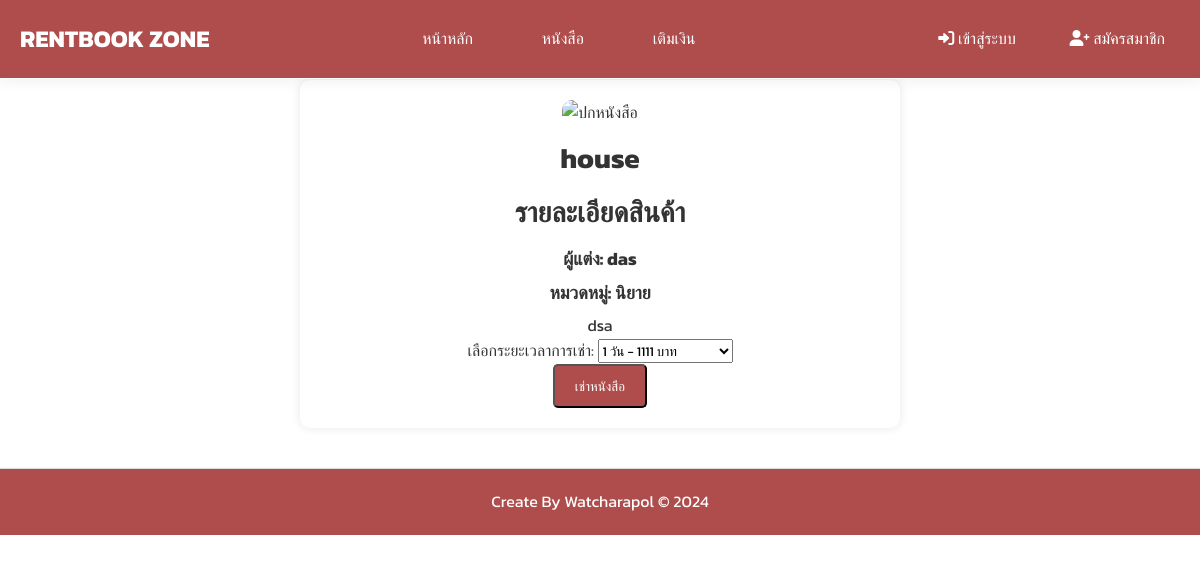
Screenshot of /book_details.php?id=30 with the database file from the repository.
### tables this page shows
CREATE TABLE `books` (
  `id` int(11) NOT NULL,
  `title` varchar(255) NOT NULL,
  `author` varchar(255) DEFAULT NULL,
  `description` text DEFAULT NULL,
  `price` decimal(10,2) NOT NULL,
  `created_at` timestamp NOT NULL DEFAULT current_timestamp(),
  `cover_image` varchar(255) DEFAULT NULL,
  `stock` int(11) DEFAULT 0,
  `category_id` int(11) DEFAULT NULL
);

CREATE TABLE `categories` (
  `id` int(11) NOT NULL,
  `category_name` varchar(255) NOT NULL
);

### book_details.php (the view, shortened to what this page needs)
<?php
include('config.php');
include('notify.php');
$book_id = $_GET['id'];
$stmt = $conn->prepare("SELECT books.*, categories.category_name FROM books
                        LEFT JOIN categories ON books.category_id = categories.id
                        WHERE books.id = ?");
$stmt->bind_param('i', $book_id);
$stmt->execute();
$result = $stmt->get_result();
$book = $result->fetch_assoc();
?>
<!DOCTYPE html>
<html lang="th">
<head>
    <link rel="stylesheet" href="css/style.css">
    <link href="https://cdnjs.cloudflare.com/ajax/libs/font-awesome/6.0.0/css/all.min.css" rel="stylesheet">
</head>
<body>
    <div id="vanta">
    <header>
        <nav class="navbar">
            <div class="logo">
                <h1>RENTBOOK ZONE</h1>
            </div>
            <div class="menu">
                <a href="index.php" class="nav-link">หน้าหลัก</a>
                <a href="book.php" class="nav-link">หนังสือ</a>
                <a href="top_up.php" class="nav-link">เติมเงิน</a>
            </div>
            <div class="user-menu">
                <?php if (isset($_SESSION['username'])): ?>
                    <div class="user-name">
                        <i class="fas fa-user-circle"></i> <i class="fas fa-caret-down"></i>
                    </div>
                    <div class="dropdown">
                        <?php if ($_SESSION['role'] === 'admin'): ?>
                            <a href="backend/admin_dashboard.php"><i class="fas fa-tools"></i> Admin Dashboard</a>
                        <?php endif; ?>
                        <?php
                            $user_id = $_SESSION['user_id'];
                            $stmt = $conn->prepare("SELECT balance FROM users WHERE id = ?");
                            $stmt->bind_param('i', $user_id);
                            $stmt->execute();
                            $stmt->bind_result($balance);
                            $stmt->fetch();
                            $stmt->close();
                        ?>
                        <a href="#"><i class="fas fa-coins"></i> ยอดคงเหลือ: <?= number_format($balance, 2) ?> บาท</a>
                        <a href="user_dashboard.php"><i class="fas fa-user"></i> User Dashboard</a>
                        <a href="logout.php"><i class="fas fa-sign-out-alt"></i> ออกจากระบบ</a>
                    </div>
                <?php else: ?>
                    <a href="login.php" class="login-btn"><i class="fas fa-sign-in-alt"></i> เข้าสู่ระบบ</a>
                    <a href="register.php" class="register-btn"><i class="fas fa-user-plus"></i> สมัครสมาชิก</a>
                <?php endif; ?>
            </div>
        </nav>
    </header>
    <center>
            <div class="book-details">
                <img src="<?= htmlspecialchars($book['cover_image']) ?>" alt="ปกหนังสือ">
                <h1><?= htmlspecialchars($book['title']) ?></h1>
                <h1>รายละเอียดสินค้า</h1>
                <h3>ผู้แต่ง: <?= htmlspecialchars($book['author']) ?></h3>
                <h4>หมวดหมู่: <?= htmlspecialchars($book['category_name']) ?></h4>
                <p><?= nl2br(htmlspecialchars($book['description'])) ?></p>
                <form id="rentForm_<?= $book['id'] ?>" action="rent_book.php" method="POST">
                    <label for="rental_period">เลือกระยะเวลาการเช่า:</label>
                    <select name="rental_period" id="rental_period_<?= $book['id'] ?>">
                        <option value="1">1 วัน - <?= $book['price'] * 1 ?> บาท</option>
                    </select>
                    <br>
                    <button type="submit" class="rent-button">เช่าหนังสือ</button>
                </form>
            </div>
    </center>
    <footer>
        <p>Create By Watcharapol &copy; 2024</p>
    </footer>
</body>
</html>

### css/style.css (style rules this page uses)
:root { --primary-bg-color: #af4c4c; --primary-text-color: white; --secondary-bg-color: #fff; --secondary-text-color: #333; --hover-bg-color: #af4c4c; --btn-bg-color: #af4c4c; --btn-hover-bg-color: #af4c4c; --delete-btn-bg-color: #f44336; --delete-btn-hover-bg-color: #e53935; --toast-bg-color: #af4c4c; }
* { margin: 0; padding: 0; box-sizing: border-box; font-family: "Kanit", sans-serif; }
body { background-color: var(--secondary-bg-color); color: #333; line-height: 1.6; padding-top: 80px; }
header { background-color: var(--primary-bg-color); padding: 20px; border-bottom: 1px solid #ffffff; box-shadow: 0px 4px 12px rgba(0, 0, 0, 0.05); position: fixed; top: 0; left: 0; width: 100%; z-index: 1000; }
.navbar { display: flex; justify-content: space-between; align-items: center; max-width: 1200px; margin: 0 auto; color: var(--primary-text-color); }
.navbar .logo h1 { font-size: 1.5rem; font-weight: bold; }
.navbar .menu a { color: var(--primary-text-color); text-decoration: none; margin-left: 20px; font-size: 1rem; padding: 10px 15px; border-radius: 5px; transition: background-color 0.3s ease; }
.nav-link { color: #fff; text-decoration: none; font-size: 18px; margin: 0 15px; position: relative; transition: color 0.3s ease-in-out; }
.nav-link::after { content: ""; position: absolute; left: 0; bottom: -5px; width: 0; height: 2px; background: #ffee00; transition: width 0.3s ease-in-out; }
.user-menu { position: relative; display: inline-block; }
.login-btn, .register-btn { margin-left: 20px; padding: 8px 15px; background-color: var(--btn-bg-color); color: var(--primary-text-color); border-radius: 5px; text-decoration: none; transition: background-color 0.3s ease; }
.rent-button { display: inline-block; padding: 10px 20px; background-color: var(--btn-bg-color); color: var(--primary-text-color); text-decoration: none; border-radius: 5px; transition: background-color 0.3s ease; }
footer { text-align: center; padding: 20px; background-color: var(--primary-bg-color); color: white; border-top: 1px solid #ddd; margin-top: 40px; }
.book-details { background-color: #fff; padding: 20px; border-radius: 10px; box-shadow: 0 0 10px rgba(0, 0, 0, 0.1); max-width: 600px; width: 100%; }
.book-details img { max-width: 100%; border-radius: 10px; }
.book-details h1 { font-size: 28px; margin: 10px 0; }
.book-details h3, .book-details h4 { font-size: 18px; margin: 5px 0; }
.book-details p { font-size: 16px; line-height: 1.6; }

### rows the page displays
books: title "house", author "das", category.category_name "นิยาย", description "dsa", rental_period "1 วัน - 1111 บาท"
